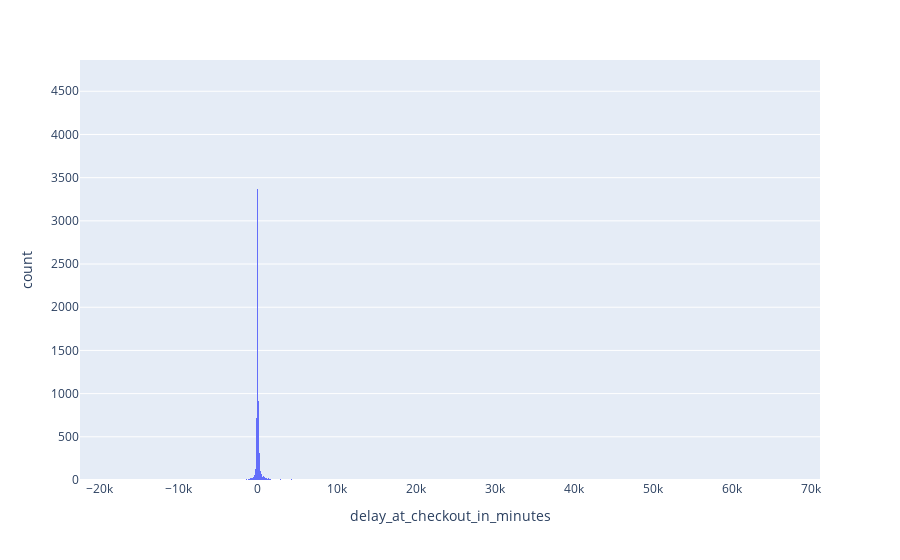

The notebook cell this image was saved under:
### Markdown cell above
#### **1.4. delay at checkout in minutes**

### Code cell
# Create an histogram using Plotly Express
fig = px.histogram(data, x="delay_at_checkout_in_minutes")
fig.show()

### Figure 1 — Plotly figure (JSON) as saved in the notebook; plotly's stock layout.template omitted (floating-point values rounded to 4 significant figures; data arrays with more than 128 entries replaced by an {"elided": "..."} marker saying what was removed)
{"data": [{"alignmentgroup": "True", "bingroup": "x", "hovertemplate": "delay_at_checkout_in_minutes=%{x}<br>count=%{y}<extra></extra>", "legendgroup": "", "marker": {"color": "#636efa", "pattern": {"shape": ""}}, "name": "", "offsetgroup": "", "orientation": "v", "showlegend": false, "type": "histogram", "x": {"elided": "21309 int values"}, "xaxis": "x", "yaxis": "y"}], "layout": {"barmode": "relative", "legend": {"tracegroupgap": 0}, "margin": {"t": 60}, "xaxis": {"anchor": "y", "domain": [0, 1], "title": {"text": "delay_at_checkout_in_minutes"}}, "yaxis": {"anchor": "x", "domain": [0, 1], "title": {"text": "count"}}}}
